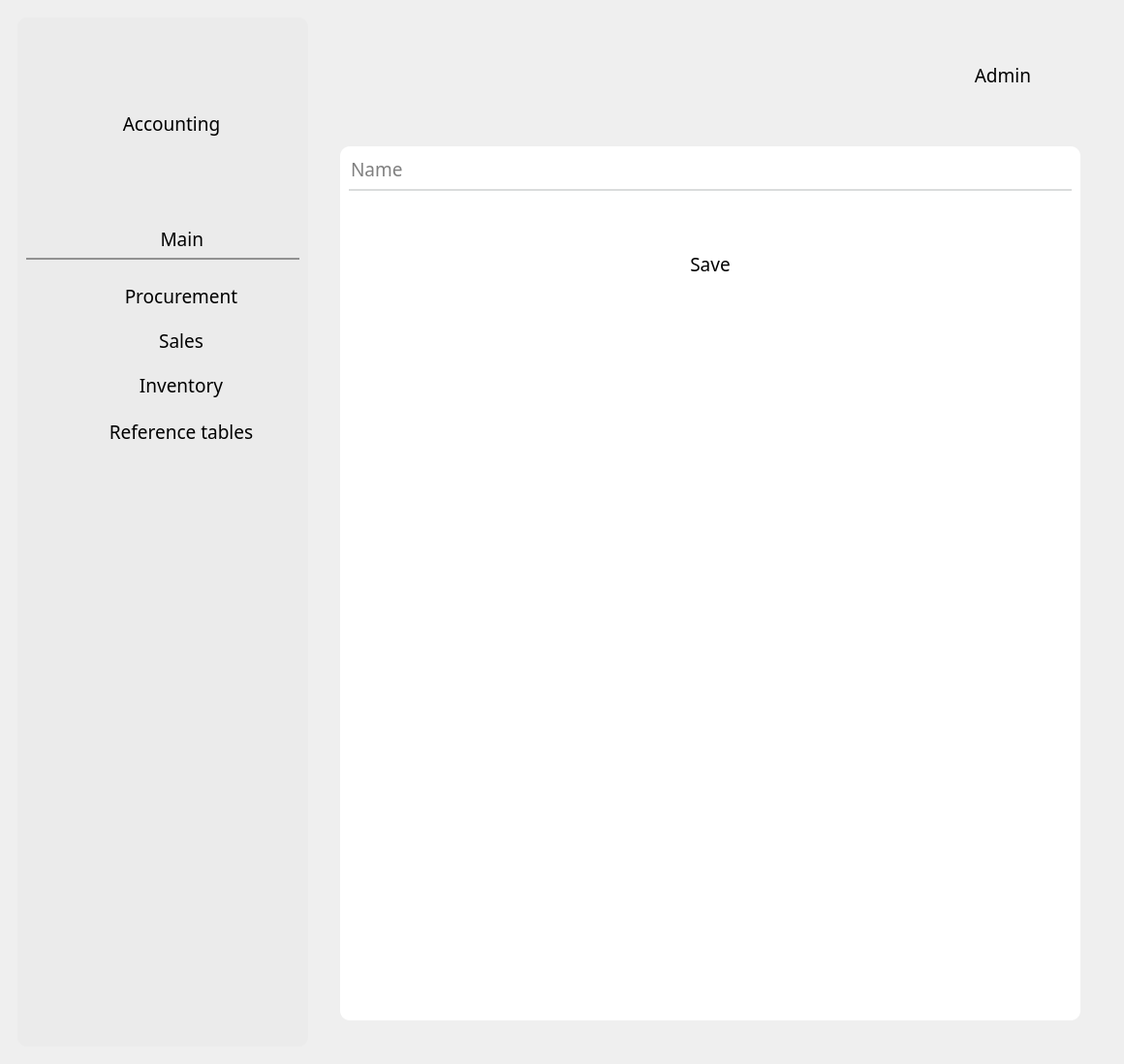
<?xml version="1.0" encoding="UTF-8"?>
<ui version="4.0">
 <class>MainWindow</class>
 <widget class="QMainWindow" name="MainWindow">
  <property name="geometry">
   <rect>
    <x>0</x>
    <y>0</y>
    <width>1160</width>
    <height>1098</height>
   </rect>
  </property>
  <property name="sizePolicy">
   <sizepolicy hsizetype="Expanding" vsizetype="Expanding">
    <horstretch>100</horstretch>
    <verstretch>100</verstretch>
   </sizepolicy>
  </property>
  <property name="windowTitle">
   <string>MainWindow</string>
  </property>
  <property name="styleSheet">
   <string notr="true">QGroupBox { border: none; }
QPushButton {
    border: none;
    color: black;
}
QPushButton:hover {
    color: grey;
}</string>
  </property>
  <widget class="QWidget" name="centralwidget">
   <property name="sizePolicy">
    <sizepolicy hsizetype="Expanding" vsizetype="Expanding">
     <horstretch>0</horstretch>
     <verstretch>0</verstretch>
    </sizepolicy>
   </property>
   <layout class="QGridLayout" name="gridLayout_7">
    <item row="0" column="0">
     <widget class="QGroupBox" name="horizontalGroupBox">
      <property name="sizePolicy">
       <sizepolicy hsizetype="Expanding" vsizetype="Expanding">
        <horstretch>0</horstretch>
        <verstretch>0</verstretch>
       </sizepolicy>
      </property>
      <property name="maximumSize">
       <size>
        <width>1920</width>
        <height>1080</height>
       </size>
      </property>
      <layout class="QGridLayout" name="gridLayout_6">
       <item row="0" column="1">
        <widget class="QGroupBox" name="Right_side">
         <property name="sizePolicy">
          <sizepolicy hsizetype="Expanding" vsizetype="Expanding">
           <horstretch>162</horstretch>
           <verstretch>108</verstretch>
          </sizepolicy>
         </property>
         <property name="maximumSize">
          <size>
           <width>1620</width>
           <height>1080</height>
          </size>
         </property>
         <property name="layoutDirection">
          <enum>Qt::LeftToRight</enum>
         </property>
         <property name="styleSheet">
          <string notr="true"/>
         </property>
         <property name="alignment">
          <set>Qt::AlignRight|Qt::AlignTrailing|Qt::AlignVCenter</set>
         </property>
         <layout class="QGridLayout" name="gridLayout_4">
          <item row="0" column="0">
           <widget class="QGroupBox" name="Header_block">
            <property name="sizePolicy">
             <sizepolicy hsizetype="Expanding" vsizetype="Expanding">
              <horstretch>0</horstretch>
              <verstretch>0</verstretch>
             </sizepolicy>
            </property>
            <property name="minimumSize">
             <size>
              <width>800</width>
              <height>100</height>
             </size>
            </property>
            <property name="maximumSize">
             <size>
              <width>1620</width>
              <height>100</height>
             </size>
            </property>
            <property name="alignment">
             <set>Qt::AlignRight|Qt::AlignTrailing|Qt::AlignVCenter</set>
            </property>
            <layout class="QGridLayout" name="gridLayout_2">
             <item row="0" column="0">
              <widget class="QGroupBox" name="User_info">
               <property name="sizePolicy">
                <sizepolicy hsizetype="Expanding" vsizetype="Expanding">
                 <horstretch>0</horstretch>
                 <verstretch>0</verstretch>
                </sizepolicy>
               </property>
               <property name="maximumSize">
                <size>
                 <width>1620</width>
                 <height>100</height>
                </size>
               </property>
               <property name="alignment">
                <set>Qt::AlignRight|Qt::AlignTop|Qt::AlignTrailing</set>
               </property>
               <layout class="QGridLayout" name="gridLayout_3">
                <item row="0" column="2">
                 <widget class="QPushButton" name="logout">
                  <property name="sizePolicy">
                   <sizepolicy hsizetype="Expanding" vsizetype="Expanding">
                    <horstretch>0</horstretch>
                    <verstretch>0</verstretch>
                   </sizepolicy>
                  </property>
                  <property name="maximumSize">
                   <size>
                    <width>45</width>
                    <height>40</height>
                   </size>
                  </property>
                  <property name="layoutDirection">
                   <enum>Qt::RightToLeft</enum>
                  </property>
                  <property name="text">
                   <string/>
                  </property>
                  <property name="icon">
                   <iconset>
                    <normaloff>icons/logout.png</normaloff>icons/logout.png</iconset>
                  </property>
                  <property name="iconSize">
                   <size>
                    <width>40</width>
                    <height>40</height>
                   </size>
                  </property>
                 </widget>
                </item>
                <item row="0" column="1">
                 <widget class="QLabel" name="username">
                  <property name="sizePolicy">
                   <sizepolicy hsizetype="Expanding" vsizetype="Expanding">
                    <horstretch>0</horstretch>
                    <verstretch>0</verstretch>
                   </sizepolicy>
                  </property>
                  <property name="maximumSize">
                   <size>
                    <width>90</width>
                    <height>50</height>
                   </size>
                  </property>
                  <property name="font">
                   <font>
                    <family>Century Gothic</family>
                    <pointsize>14</pointsize>
                   </font>
                  </property>
                  <property name="text">
                   <string>Admin</string>
                  </property>
                  <property name="alignment">
                   <set>Qt::AlignRight|Qt::AlignTrailing|Qt::AlignVCenter</set>
                  </property>
                 </widget>
                </item>
                <item row="0" column="0">
                 <widget class="QLabel" name="label">
                  <property name="text">
                   <string/>
                  </property>
                 </widget>
                </item>
               </layout>
              </widget>
             </item>
            </layout>
           </widget>
          </item>
          <item row="2" column="0">
           <widget class="QGroupBox" name="Body_block">
            <property name="sizePolicy">
             <sizepolicy hsizetype="Expanding" vsizetype="Expanding">
              <horstretch>0</horstretch>
              <verstretch>0</verstretch>
             </sizepolicy>
            </property>
            <property name="maximumSize">
             <size>
              <width>1620</width>
              <height>980</height>
             </size>
            </property>
            <property name="alignment">
             <set>Qt::AlignRight|Qt::AlignTop|Qt::AlignTrailing</set>
            </property>
            <layout class="QGridLayout" name="gridLayout">
             <item row="0" column="4">
              <widget class="QGroupBox" name="items_in_body">
               <property name="minimumSize">
                <size>
                 <width>200</width>
                 <height>100</height>
                </size>
               </property>
               <property name="maximumSize">
                <size>
                 <width>1370</width>
                 <height>980</height>
                </size>
               </property>
               <property name="alignment">
                <set>Qt::AlignLeading|Qt::AlignLeft|Qt::AlignTop</set>
               </property>
               <layout class="QGridLayout" name="gridLayout_9">
                <item row="1" column="0">
                 <widget class="QGroupBox" name="verticalGroupBox">
                  <property name="minimumSize">
                   <size>
                    <width>0</width>
                    <height>800</height>
                   </size>
                  </property>
                  <property name="styleSheet">
                   <string notr="true">background: rgb(255, 255, 255);
border-radius: 10px;</string>
                  </property>
                  <layout class="QGridLayout" name="gridLayout_11">
                   <item row="1" column="1">
                    <widget class="QFrame" name="separator_2">
                     <property name="minimumSize">
                      <size>
                       <width>0</width>
                       <height>2</height>
                      </size>
                     </property>
                     <property name="maximumSize">
                      <size>
                       <width>16777215</width>
                       <height>2</height>
                      </size>
                     </property>
                     <property name="styleSheet">
                      <string notr="true">background-color: rgb(218, 220, 220);</string>
                     </property>
                     <property name="frameShape">
                      <enum>QFrame::Panel</enum>
                     </property>
                     <property name="frameShadow">
                      <enum>QFrame::Raised</enum>
                     </property>
                     <property name="lineWidth">
                      <number>2</number>
                     </property>
                    </widget>
                   </item>
                   <item row="4" column="1">
                    <widget class="QLabel" name="label_2">
                     <property name="minimumSize">
                      <size>
                       <width>0</width>
                       <height>500</height>
                      </size>
                     </property>
                     <property name="frameShape">
                      <enum>QFrame::Panel</enum>
                     </property>
                     <property name="frameShadow">
                      <enum>QFrame::Sunken</enum>
                     </property>
                     <property name="lineWidth">
                      <number>2</number>
                     </property>
                     <property name="text">
                      <string/>
                     </property>
                    </widget>
                   </item>
                   <item row="3" column="1">
                    <widget class="QPushButton" name="save">
                     <property name="font">
                      <font>
                       <family>Century Gothic</family>
                       <pointsize>14</pointsize>
                      </font>
                     </property>
                     <property name="text">
                      <string>Save</string>
                     </property>
                     <property name="icon">
                      <iconset>
                       <normaloff>icons/save.png</normaloff>icons/save.png</iconset>
                     </property>
                    </widget>
                   </item>
                   <item row="0" column="1">
                    <widget class="QLineEdit" name="user">
                     <property name="font">
                      <font>
                       <family>Century Gothic</family>
                       <pointsize>14</pointsize>
                      </font>
                     </property>
                     <property name="alignment">
                      <set>Qt::AlignLeading|Qt::AlignLeft|Qt::AlignTop</set>
                     </property>
                     <property name="placeholderText">
                      <string>Name</string>
                     </property>
                    </widget>
                   </item>
                   <item row="2" column="1">
                    <widget class="QLabel" name="info_message">
                     <property name="sizePolicy">
                      <sizepolicy hsizetype="Expanding" vsizetype="Expanding">
                       <horstretch>0</horstretch>
                       <verstretch>0</verstretch>
                      </sizepolicy>
                     </property>
                     <property name="maximumSize">
                      <size>
                       <width>16777215</width>
                       <height>50</height>
                      </size>
                     </property>
                     <property name="font">
                      <font>
                       <family>Century Gothic</family>
                       <pointsize>14</pointsize>
                      </font>
                     </property>
                     <property name="styleSheet">
                      <string notr="true">color: rgb(255, 126, 128);</string>
                     </property>
                     <property name="text">
                      <string/>
                     </property>
                     <property name="alignment">
                      <set>Qt::AlignCenter</set>
                     </property>
                    </widget>
                   </item>
                  </layout>
                 </widget>
                </item>
               </layout>
              </widget>
             </item>
            </layout>
           </widget>
          </item>
         </layout>
        </widget>
       </item>
       <item row="0" column="0">
        <widget class="QFrame" name="Left_side">
         <property name="sizePolicy">
          <sizepolicy hsizetype="Expanding" vsizetype="Expanding">
           <horstretch>0</horstretch>
           <verstretch>0</verstretch>
          </sizepolicy>
         </property>
         <property name="maximumSize">
          <size>
           <width>300</width>
           <height>1080</height>
          </size>
         </property>
         <property name="styleSheet">
          <string notr="true">background: #EBEBEB;
border-radius: 10px;
</string>
         </property>
         <layout class="QGridLayout" name="gridLayout_5">
          <property name="bottomMargin">
           <number>3</number>
          </property>
          <item row="3" column="0">
           <widget class="QGroupBox" name="verticalGroupBox">
            <property name="sizePolicy">
             <sizepolicy hsizetype="Expanding" vsizetype="Expanding">
              <horstretch>0</horstretch>
              <verstretch>0</verstretch>
             </sizepolicy>
            </property>
            <property name="styleSheet">
             <string notr="true"/>
            </property>
            <layout class="QVBoxLayout" name="verticalLayout_2">
             <property name="spacing">
              <number>1</number>
             </property>
             <item>
              <widget class="QFrame" name="procurement_nav">
               <property name="sizePolicy">
                <sizepolicy hsizetype="Expanding" vsizetype="Expanding">
                 <horstretch>0</horstretch>
                 <verstretch>0</verstretch>
                </sizepolicy>
               </property>
               <property name="maximumSize">
                <size>
                 <width>16777215</width>
                 <height>50</height>
                </size>
               </property>
               <property name="font">
                <font>
                 <family>Century Gothic</family>
                 <pointsize>14</pointsize>
                </font>
               </property>
               <layout class="QHBoxLayout" name="income_nav">
                <item>
                 <widget class="QLabel" name="procurement_pic">
                  <property name="sizePolicy">
                   <sizepolicy hsizetype="Expanding" vsizetype="Expanding">
                    <horstretch>0</horstretch>
                    <verstretch>0</verstretch>
                   </sizepolicy>
                  </property>
                  <property name="maximumSize">
                   <size>
                    <width>32</width>
                    <height>32</height>
                   </size>
                  </property>
                  <property name="baseSize">
                   <size>
                    <width>0</width>
                    <height>0</height>
                   </size>
                  </property>
                  <property name="font">
                   <font>
                    <family>Century Gothic</family>
                    <pointsize>14</pointsize>
                   </font>
                  </property>
                  <property name="text">
                   <string/>
                  </property>
                  <property name="pixmap">
                   <pixmap>icons/procurement.png</pixmap>
                  </property>
                  <property name="alignment">
                   <set>Qt::AlignCenter</set>
                  </property>
                 </widget>
                </item>
                <item>
                 <widget class="QPushButton" name="procurement">
                  <property name="sizePolicy">
                   <sizepolicy hsizetype="Expanding" vsizetype="Expanding">
                    <horstretch>0</horstretch>
                    <verstretch>0</verstretch>
                   </sizepolicy>
                  </property>
                  <property name="font">
                   <font>
                    <family>Century Gothic</family>
                    <pointsize>14</pointsize>
                   </font>
                  </property>
                  <property name="styleSheet">
                   <string notr="true"/>
                  </property>
                  <property name="text">
                   <string>Procurement</string>
                  </property>
                 </widget>
                </item>
               </layout>
              </widget>
             </item>
             <item>
              <widget class="QFrame" name="sales_nav_2">
               <property name="sizePolicy">
                <sizepolicy hsizetype="Expanding" vsizetype="Expanding">
                 <horstretch>0</horstretch>
                 <verstretch>0</verstretch>
                </sizepolicy>
               </property>
               <property name="maximumSize">
                <size>
                 <width>16777215</width>
                 <height>50</height>
                </size>
               </property>
               <property name="font">
                <font>
                 <family>Century Gothic</family>
                 <pointsize>14</pointsize>
                </font>
               </property>
               <layout class="QHBoxLayout" name="expense_nav">
                <item>
                 <widget class="QLabel" name="sales_pic">
                  <property name="sizePolicy">
                   <sizepolicy hsizetype="Expanding" vsizetype="Expanding">
                    <horstretch>0</horstretch>
                    <verstretch>0</verstretch>
                   </sizepolicy>
                  </property>
                  <property name="minimumSize">
                   <size>
                    <width>0</width>
                    <height>0</height>
                   </size>
                  </property>
                  <property name="maximumSize">
                   <size>
                    <width>32</width>
                    <height>32</height>
                   </size>
                  </property>
                  <property name="font">
                   <font>
                    <family>Century Gothic</family>
                    <pointsize>14</pointsize>
                   </font>
                  </property>
                  <property name="text">
                   <string/>
                  </property>
                  <property name="pixmap">
                   <pixmap>icons/cash-register.png</pixmap>
                  </property>
                 </widget>
                </item>
                <item>
                 <widget class="QPushButton" name="sales">
                  <property name="sizePolicy">
                   <sizepolicy hsizetype="Expanding" vsizetype="Expanding">
                    <horstretch>0</horstretch>
                    <verstretch>0</verstretch>
                   </sizepolicy>
                  </property>
                  <property name="font">
                   <font>
                    <family>Century Gothic</family>
                    <pointsize>14</pointsize>
                   </font>
                  </property>
                  <property name="styleSheet">
                   <string notr="true"/>
                  </property>
                  <property name="text">
                   <string>Sales</string>
                  </property>
                 </widget>
                </item>
               </layout>
              </widget>
             </item>
             <item>
              <widget class="QFrame" name="inventory_nav">
               <property name="sizePolicy">
                <sizepolicy hsizetype="Expanding" vsizetype="Expanding">
                 <horstretch>0</horstretch>
                 <verstretch>0</verstretch>
                </sizepolicy>
               </property>
               <property name="maximumSize">
                <size>
                 <width>16777215</width>
                 <height>50</height>
                </size>
               </property>
               <property name="font">
                <font>
                 <family>Century Gothic</family>
                 <pointsize>14</pointsize>
                </font>
               </property>
               <layout class="QHBoxLayout" name="goods_nav">
                <item>
                 <widget class="QLabel" name="inventory_pic">
                  <property name="sizePolicy">
                   <sizepolicy hsizetype="Expanding" vsizetype="Expanding">
                    <horstretch>0</horstretch>
                    <verstretch>0</verstretch>
                   </sizepolicy>
                  </property>
                  <property name="maximumSize">
                   <size>
                    <width>32</width>
                    <height>32</height>
                   </size>
                  </property>
                  <property name="font">
                   <font>
                    <family>Century Gothic</family>
                    <pointsize>14</pointsize>
                   </font>
                  </property>
                  <property name="text">
                   <string/>
                  </property>
                  <property name="pixmap">
                   <pixmap>icons/inventory.png</pixmap>
                  </property>
                 </widget>
                </item>
                <item>
                 <widget class="QPushButton" name="inventory">
                  <property name="sizePolicy">
                   <sizepolicy hsizetype="Expanding" vsizetype="Expanding">
                    <horstretch>0</horstretch>
                    <verstretch>0</verstretch>
                   </sizepolicy>
                  </property>
                  <property name="font">
                   <font>
                    <family>Century Gothic</family>
                    <pointsize>14</pointsize>
                   </font>
                  </property>
                  <property name="styleSheet">
                   <string notr="true"/>
                  </property>
                  <property name="text">
                   <string>Inventory</string>
                  </property>
                 </widget>
                </item>
               </layout>
              </widget>
             </item>
             <item>
              <widget class="QFrame" name="reference_nav">
               <property name="minimumSize">
                <size>
                 <width>0</width>
                 <height>50</height>
                </size>
               </property>
               <property name="maximumSize">
                <size>
                 <width>16777215</width>
                 <height>50</height>
                </size>
               </property>
               <layout class="QHBoxLayout" name="horizontalLayout">
                <item>
                 <widget class="QLabel" name="reference_pic">
                  <property name="maximumSize">
                   <size>
                    <width>32</width>
                    <height>32</height>
                   </size>
                  </property>
                  <property name="baseSize">
                   <size>
                    <width>32</width>
                    <height>32</height>
                   </size>
                  </property>
                  <property name="text">
                   <string/>
                  </property>
                  <property name="pixmap">
                   <pixmap>icons/research.png</pixmap>
                  </property>
                 </widget>
                </item>
                <item>
                 <widget class="QPushButton" name="reference">
                  <property name="font">
                   <font>
                    <family>Century Gothic</family>
                    <pointsize>14</pointsize>
                   </font>
                  </property>
                  <property name="text">
                   <string>Reference tables</string>
                  </property>
                  <property name="iconSize">
                   <size>
                    <width>16</width>
                    <height>16</height>
                   </size>
                  </property>
                 </widget>
                </item>
               </layout>
              </widget>
             </item>
            </layout>
           </widget>
          </item>
          <item row="1" column="0">
           <widget class="QPushButton" name="menu">
            <property name="maximumSize">
             <size>
              <width>300</width>
              <height>50</height>
             </size>
            </property>
            <property name="font">
             <font>
              <family>Century Gothic</family>
              <pointsize>14</pointsize>
             </font>
            </property>
            <property name="text">
             <string>        Main</string>
            </property>
           </widget>
          </item>
          <item row="0" column="0">
           <widget class="QLabel" name="app_name">
            <property name="sizePolicy">
             <sizepolicy hsizetype="Expanding" vsizetype="Expanding">
              <horstretch>0</horstretch>
              <verstretch>0</verstretch>
             </sizepolicy>
            </property>
            <property name="minimumSize">
             <size>
              <width>300</width>
              <height>200</height>
             </size>
            </property>
            <property name="maximumSize">
             <size>
              <width>300</width>
              <height>200</height>
             </size>
            </property>
            <property name="font">
             <font>
              <family>Century Gothic</family>
              <pointsize>14</pointsize>
             </font>
            </property>
            <property name="whatsThis">
             <string notr="true"/>
            </property>
            <property name="layoutDirection">
             <enum>Qt::LeftToRight</enum>
            </property>
            <property name="locale">
             <locale language="Russian" country="Russia"/>
            </property>
            <property name="text">
             <string>Accounting</string>
            </property>
            <property name="alignment">
             <set>Qt::AlignCenter</set>
            </property>
           </widget>
          </item>
          <item row="2" column="0">
           <widget class="QFrame" name="separator">
            <property name="minimumSize">
             <size>
              <width>0</width>
              <height>2</height>
             </size>
            </property>
            <property name="maximumSize">
             <size>
              <width>16777215</width>
              <height>2</height>
             </size>
            </property>
            <property name="styleSheet">
             <string notr="true">background-color: rgb(145, 145, 145);</string>
            </property>
            <property name="frameShape">
             <enum>QFrame::Panel</enum>
            </property>
            <property name="frameShadow">
             <enum>QFrame::Sunken</enum>
            </property>
           </widget>
          </item>
          <item row="5" column="0">
           <widget class="QGroupBox" name="verticalGroupBox">
            <property name="sizePolicy">
             <sizepolicy hsizetype="Expanding" vsizetype="Expanding">
              <horstretch>0</horstretch>
              <verstretch>0</verstretch>
             </sizepolicy>
            </property>
            <property name="minimumSize">
             <size>
              <width>0</width>
              <height>630</height>
             </size>
            </property>
            <property name="styleSheet">
             <string notr="true"/>
            </property>
            <layout class="QVBoxLayout" name="verticalLayout_3"/>
           </widget>
          </item>
         </layout>
        </widget>
       </item>
      </layout>
     </widget>
    </item>
   </layout>
  </widget>
 </widget>
 <resources/>
 <connections/>
</ui>
